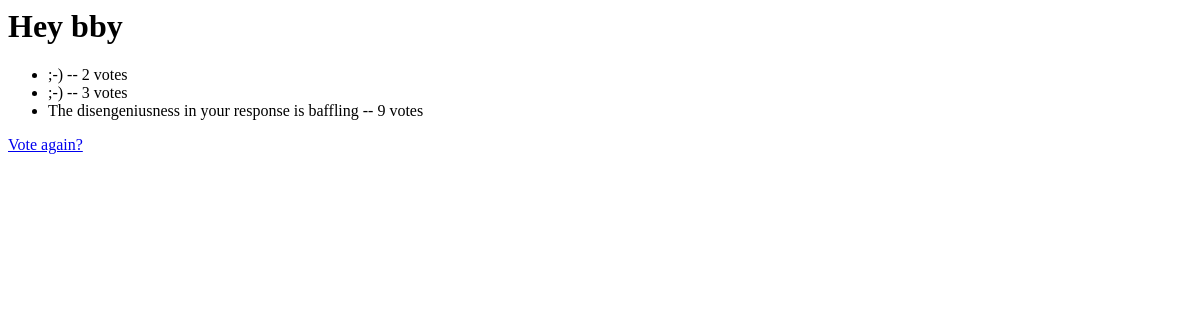
/polls/1/results/, run on an earlier commit of the app's database.
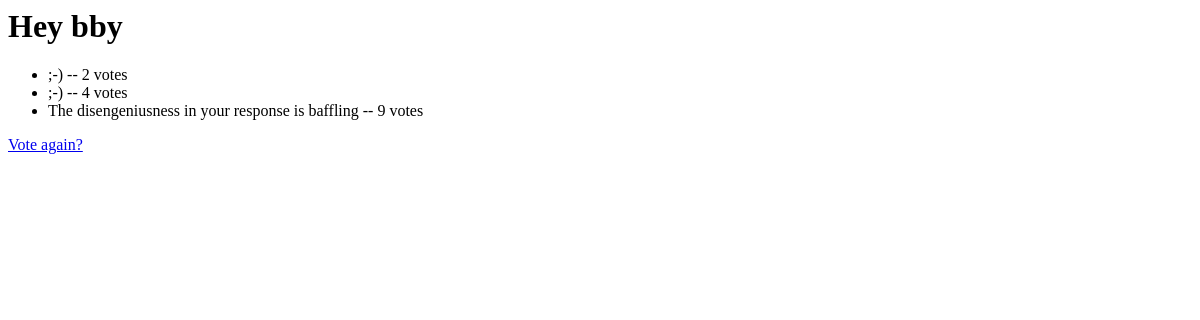
And on a later commit of the database.
### polls/models.py (models this page shows, shortened)
class Question(models.Model):
    question_text = models.CharField(max_length=200)
    pub_date = models.DateField('date published')

class Choice(models.Model):
    question = models.ForeignKey(Question,
                                 on_delete=models.CASCADE)
    choice_text = models.CharField(max_length=200)
    votes = models.IntegerField(default=0)

### polls/views.py (the view)
class ResultsView(generic.DetailView):
    model = Question
    template_name = 'polls/results.html'

### polls/templates/polls/results.html
<h1>{{ question.question_text }}</h1>
<ul>
    {% for choice in question.choice_set.all %}
        <li>{{ choice.choice_text }} -- {{ choice.votes }} vote{{ choice.votes|pluralize }}</li>
    {% endfor %}
</ul>
<a href="{% url 'polls:detail' question.id %}">Vote again?</a>

What changed in the data, as far as the page shows it:
changed Choice (number 2 of 3 on the later page): votes "3" → "4"
